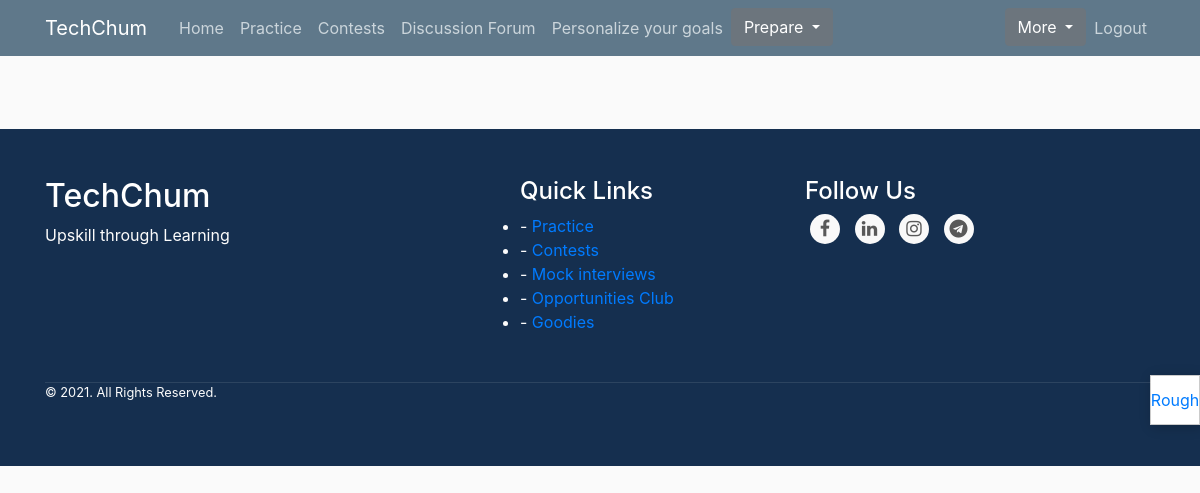
Before: /courses/ (signed in) with the older database file.
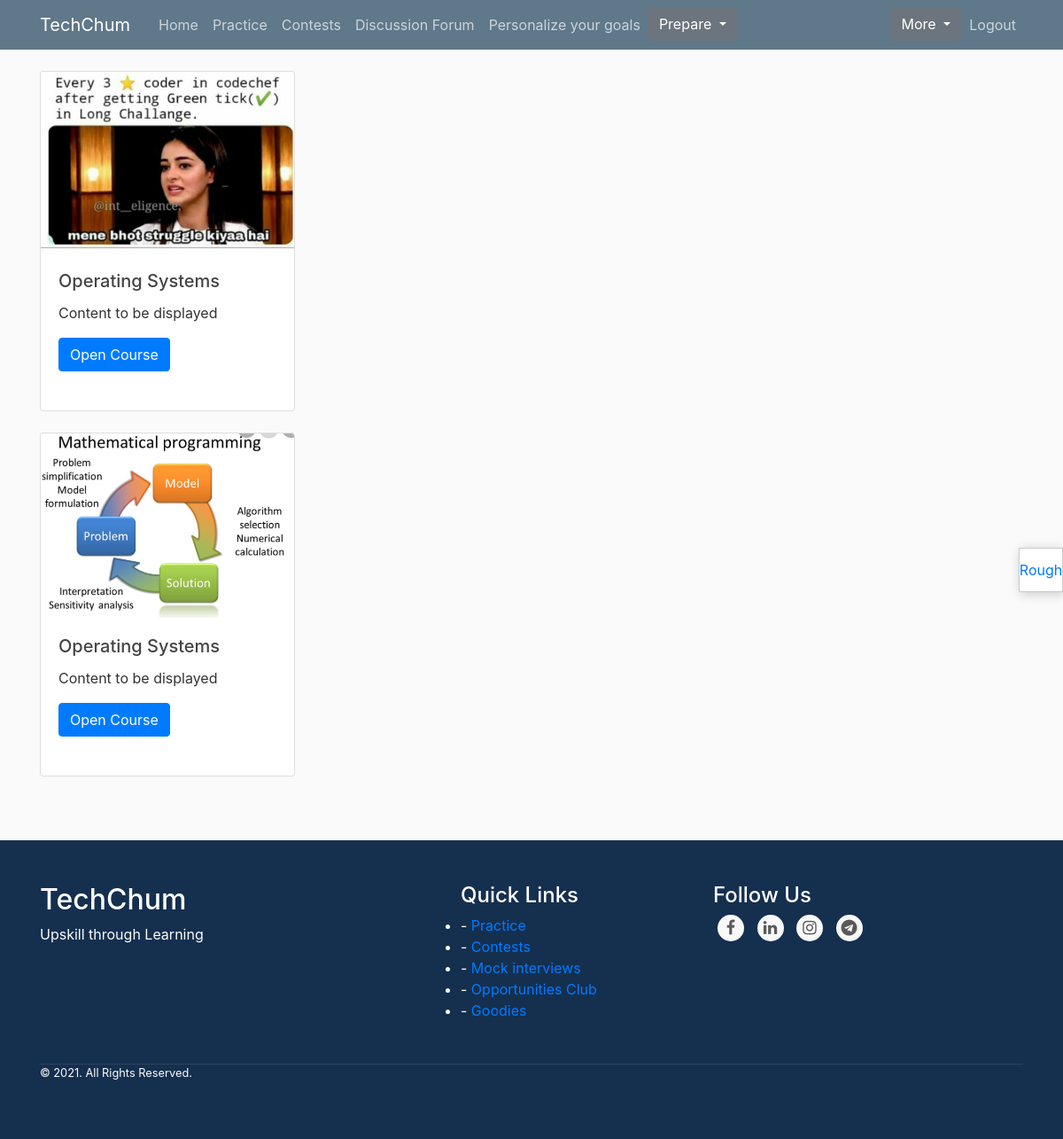
After: the same page with the newer database file.
### blog/models.py (models this page shows, shortened)
class CoursesForInterviews(models.Model):
    courseName = models.CharField(max_length=200)
    image = models.ImageField(upload_to='ci/')
    content = models.TextField(default='Content to be displayed')

### blog/views.py (the view)
# urls.py: path('courses/', views.CoursesInterviews, name='courses'),
@login_required
def CoursesInterviews(request):
    user=str(request.user)
    courses=CoursesForInterviews.objects.all()
    c=0
    if user==admin:
        c=1
    context={'courses':courses,'c':c}
    return render(request,'blog/courses.html',context)

### blog/templates/blog/courses.html (shortened to what this page needs)
{% extends "blog/base.html" %}
{% block content %}
 {% load static %}
{% for r in courses %}
<div class="card" style="width: 18rem;">
  <img class="card-img-top" src="{{r.image.url}}" alt="Card image cap">
  <div class="card-body">
    <h5 class="card-title">{{r.courseName}}</h5>
    <p class="card-text">{{r.content}}</p>
<a href="{% url 'showContent' r.id %}" class="btn btn-primary">Open Course</a><br><br>
  </div>
</div>
<br>
{% endfor %}
{% endblock content %}

### blog/templates/blog/base.html (shortened to what this page needs)
{% load static %}
<html>
<head>
    <link rel="stylesheet" href="https://maxcdn.bootstrapcdn.com/bootstrap/4.0.0/css/bootstrap.min.css">
<link rel="stylesheet" href="https://cdnjs.cloudflare.com/ajax/libs/font-awesome/4.7.0/css/font-awesome.min.css">
    <link rel="stylesheet" type="text/css" href="{% static 'blog/main.css' %}">
</head>
<body>
    <header class="site-header">
      <nav class="navbar navbar-expand-md navbar-dark bg-steel fixed-top">
        <div class="container">
          <a class="navbar-brand mr-4" href="{% url 'homepage' %}">TechChum </a>
          <div class="collapse navbar-collapse" id="navbarToggle">
            <div class="navbar-nav mr-auto">
              <a class="nav-item nav-link" href="{% url 'homepage' %}">Home</a>
              <a class="nav-item nav-link" href="{% url 'practice' %}">Practice</a>
              <a class="nav-item nav-link" href="{% url 'contests' %}">Contests</a>
                  <a class="nav-item nav-link" href="{% url 'blog-home' %}">Discussion Forum</a>
                   <a class="nav-item nav-link" href="{% url 'index' %}">Personalize your goals</a>
                   <div class="dropdown">
  <button class="btn btn-secondary dropdown-toggle" type="button" id="dropdownMenu2" data-toggle="dropdown" aria-haspopup="true" aria-expanded="false">
    Prepare
  </button>
</div>
            </div>
            <div class="navbar-nav">
              {% if user.is_authenticated %}
                <div class="dropdown">
  <button class="btn btn-secondary dropdown-toggle" type="button" id="dropdownMenu2" data-toggle="dropdown" aria-haspopup="true" aria-expanded="false">
    More
  </button>
</div>
                <a class="nav-item nav-link" href="{% url 'logout' %}">Logout</a>
              {% else %}
                <a class="nav-item nav-link" href="{% url 'login' %}">Login</a>
                <a class="nav-item nav-link" href="{% url 'register' %}">Register</a>
              {% endif %}
            </div>
          </div>
        </div>
      </nav>
    </header>
    <main role="main" class="container">
      <div class="row">
        <div class="col-md-8">
          {% block content %}{% endblock %}
        </div>
    </main>
          <div class="side"> <a href="{% url 'paint' %}">Rough</a>  </div>
<div class="mt-5 pt-5 pb-5 footer">
<div class="container">
  <div class="row">
    <div class="col-lg-5 col-xs-12 about-company">
      <h2 style="color:white;">TechChum</h2>
      <p class="pr-5 text-white-50">Upskill through Learning
      </p>
    </div>
    <div class="col-lg-3 col-xs-12 ">
      <h4 class="pr-5 text-white-50" style="color:white;">Quick Links</h4>
        <ul class="m-0 p-0">
          <li>- <a href="{% url 'practice' %}">Practice</a></li>
          <li>- <a href="{% url 'contests' %}">Contests</a></li>
          <li>- <a href="{% url 'mock' %}">Mock interviews</a></li>
          <li>- <a href="{% url 'opp' %}">Opportunities Club</a></li>
          <li>- <a href="{% url 'goodies'  %}">Goodies</a></li>
        </ul>
    </div>
    <div class="col-lg-4 col-xs-12 location">
      <h4 class="mt-lg-0 mt-sm-4" style="color:white;">Follow Us </h4>
        <ul class="social-network social-circle">
             <li><a href="https://www.facebook.com/techchum.techchum" class="icoFacebook" title="Facebook" target="_blank"><i class="fa fa-facebook"></i></a></li>
             <li><a href="https://www.linkedin.com/company/techchum/" class="icoLinkedin"target="_blank"  title="Linkedin"><i class="fa fa-linkedin"></i></a></li>
             <li><a href="https://www.instagram.com/techchum/" class="icoLinkedin" target="_blank" title="Instagram"><i class="fa fa-instagram"></i></a></li>
             <li><a href="https://t.me/techchum" class="icoLinkedin" title="Telegram" target="_blank"><i class="fa fa-telegram"></i></a></li>
            </ul>
    </div>
  </div>
  <div class="row mt-5">
    <div class="col copyright">
      <p class=""><small class="text-white-50">© 2021. All Rights Reserved.</small></p>
    </div>
  </div>
</div>
</div>
</body>
</html>

### blog/static/blog/main.css (style rules this page uses)
body { background: #fafafa; color: #333333; margin-top: 5rem; }
h1, h2, h3, h4, h5, h6 { color: #444444; }
ul { margin: 0; }
.bg-steel { background-color: #5f788a; }
.site-header .navbar-nav .nav-link { color: #cbd5db; }
.side { position: fixed; top:50%; right:0px; transform:translateY(-50%); }
.side a { display: flex; justify-content: center; align-items: center; width:50px; height:50px; margin:0px; padding: 0px; line-height:0px; background-color:#FFFFFF; border:1px solid #CBCBCB; box-shadow:2px 2px 12px rgba(0,0,0,0.2); }
ul.social-network { list-style: none; display: inline; margin-left: 0 !important; padding: 0; }
ul.social-network li { display: inline; margin: 0 5px; }
.social-circle li a { display: inline-block; position: relative; margin: 0 auto 0 auto; -moz-border-radius: 50%; -webkit-border-radius: 50%; border-radius: 50%; text-align: center; width: 30px; height: 30px; font-size: 15px; }
.social-circle li i { margin: 0; line-height: 30px; text-align: center; }
.social-circle i { color: #595959; -webkit-transition: all 0.8s; -moz-transition: all 0.8s; -o-transition: all 0.8s; -ms-transition: all 0.8s; transition: all 0.8s; }
.social-network a { background-color: #F9F9F9; }

### blog/templates/blog/base.html (style rules this page uses)
.side { position: fixed; top:50%; right:0px; transform:translateY(-50%); }
.side a { display: flex; justify-content: center; align-items: center; width:60px; height:50px; margin:0px; text-decoration:none; padding: 0px; line-height:0px; background-color:#4682B4; border:2px solid #778899; box-shadow:2px 2px 12px rgba(0,0,0,0.2); }
ul.social-network { list-style: none; display: inline; margin-left: 0 !important; padding: 0; }
ul.social-network li { display: inline; margin: 0 5px; }
.social-circle li a { display: inline-block; position: relative; margin: 0 auto 0 auto; -moz-border-radius: 50%; -webkit-border-radius: 50%; border-radius: 50%; text-align: center; width: 30px; height: 30px; font-size: 15px; }
.social-circle li i { margin: 0; line-height: 30px; text-align: center; }
.social-circle i { color: #595959; -webkit-transition: all 0.8s; -moz-transition: all 0.8s; -o-transition: all 0.8s; -ms-transition: all 0.8s; transition: all 0.8s; }
.social-network a { background-color: #F9F9F9; }

Changed rows visible on the page:
added CoursesForInterviews: image (picture), courseName "Operating Systems", content "Content to be displayed"
added CoursesForInterviews: image (picture), courseName "Operating Systems", content "Content to be displayed"
